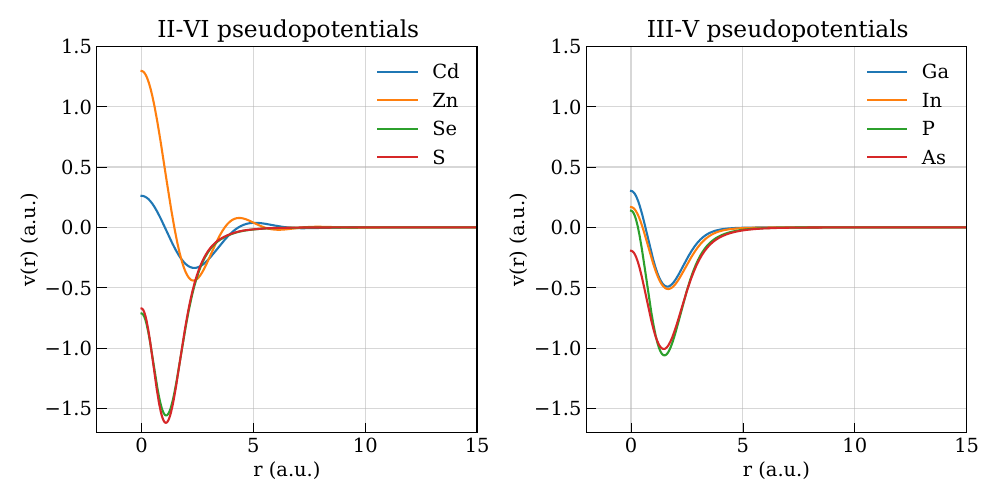

Generate this figure with Python:
import numpy as np
import matplotlib
import matplotlib.pyplot as plt
from matplotlib import rc
matplotlib.rcParams['font.family'] = "serif"
matplotlib.rcParams['font.sans-serif'] = "Times New Roman"
matplotlib.rcParams['font.size'] = 14
matplotlib.rcParams['mathtext.fontset'] = "stix"
rc('axes', linewidth=1.0)
matplotlib.rcParams['xtick.major.width'] = 0.5
matplotlib.rcParams['ytick.major.width'] = 0.5
matplotlib.rcParams['xtick.major.size'] = 7
matplotlib.rcParams['ytick.major.size'] = 7
matplotlib.rcParams['xtick.minor.size'] = 4
matplotlib.rcParams['ytick.minor.size'] = 4
matplotlib.rcParams['xtick.direction'] = 'in'
matplotlib.rcParams['ytick.direction'] = 'in'
matplotlib.rcParams['pdf.fonttype'] = 42
matplotlib.rcParams['ps.fonttype'] = 42

fig, axs = plt.subplots(1,2, figsize=(10, 5))

Cd = np.loadtxt("potCd.par")
Se = np.loadtxt("potSe.par")
S = np.loadtxt("potS.par")
Zn = np.loadtxt("potZn.par")

Ga = np.loadtxt("potGa.par")
In = np.loadtxt("potIn.par")
P = np.loadtxt("potP.par")
As = np.loadtxt("potAs.par")

axs[0].plot(Cd[:,0], Cd[:,1], label="Cd")
axs[0].plot(Zn[:,0], Zn[:,1], label="Zn")
axs[0].plot(Se[:,0], Se[:,1], label="Se")
axs[0].plot(S[:,0], S[:,1], label="S")
axs[0].set(title="II-VI pseudopotentials", xlabel="r (a.u.)", ylabel="v(r) (a.u.)", xlim=(-2, 15), ylim=(-1.7, 1.5))
axs[0].legend(loc="upper right", frameon=False)
axs[0].grid(alpha=0.5)

axs[1].plot(Ga[:,0], Ga[:,1], label="Ga")
axs[1].plot(In[:,0], In[:,1], label="In")
axs[1].plot(P[:,0], P[:,1], label="P")
axs[1].plot(As[:,0], As[:,1], label="As")
axs[1].set(title="III-V pseudopotentials", xlabel="r (a.u.)", ylabel="v(r) (a.u.)", xlim=(-2, 15), ylim=(-1.7, 1.5))
axs[1].legend(loc="upper right", frameon=False)
axs[1].grid(alpha=0.5)

fig.tight_layout()
fig.savefig("pp_plots.pdf")

